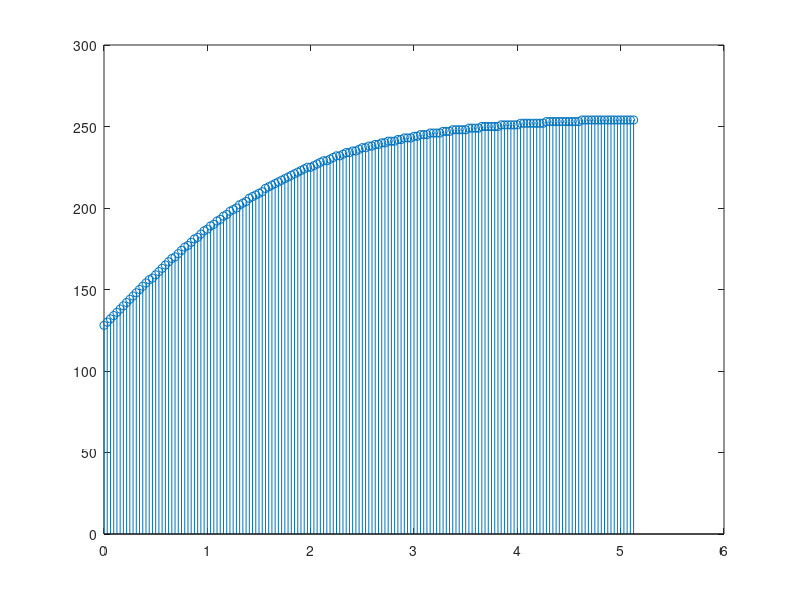

This figure's MATLAB source:
% Values greater 5.125 --> 255
X = [0:0.03125:5.125];
Y = 1./(1+exp(-X));
Y = round(Y);
Y = 1./(1+exp(-X));
Y = Y.*256;
Y = round(Y);
csvwrite('quantized_sigmoid_unsigned.csv', Y);
stem(X,Y);